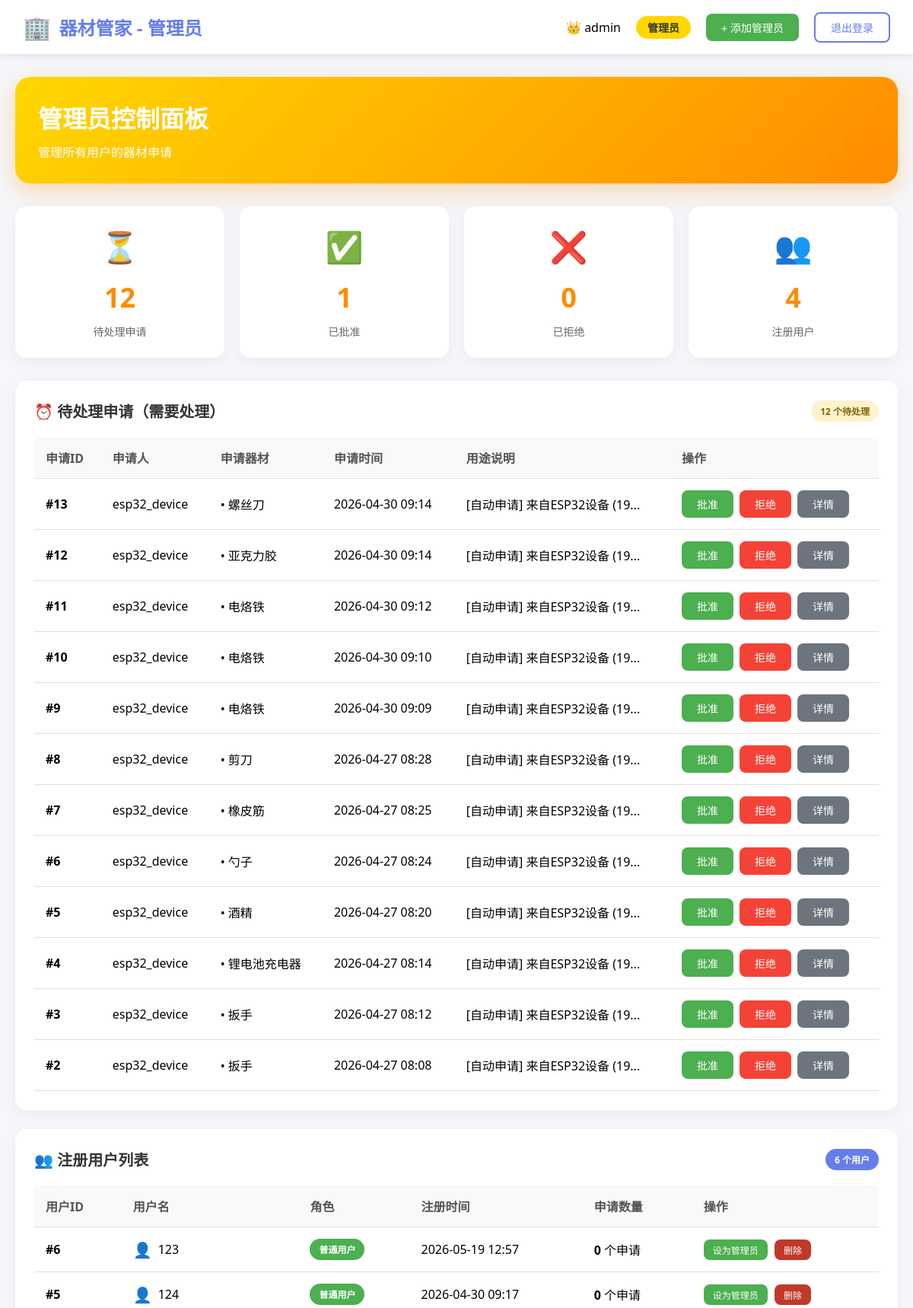
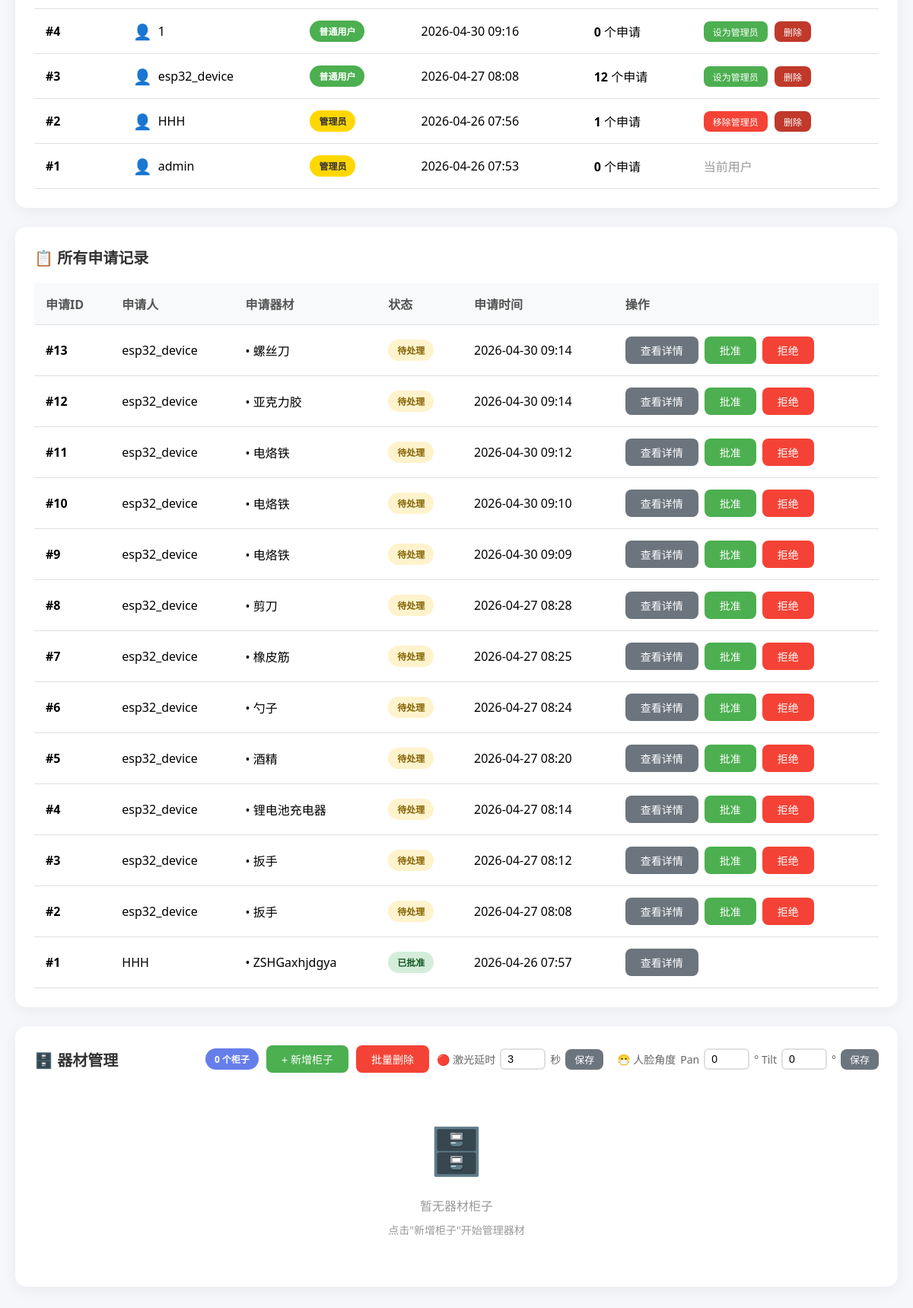
The page /admin (signed in) on the database as committed earlier (2 pictures, top to bottom).
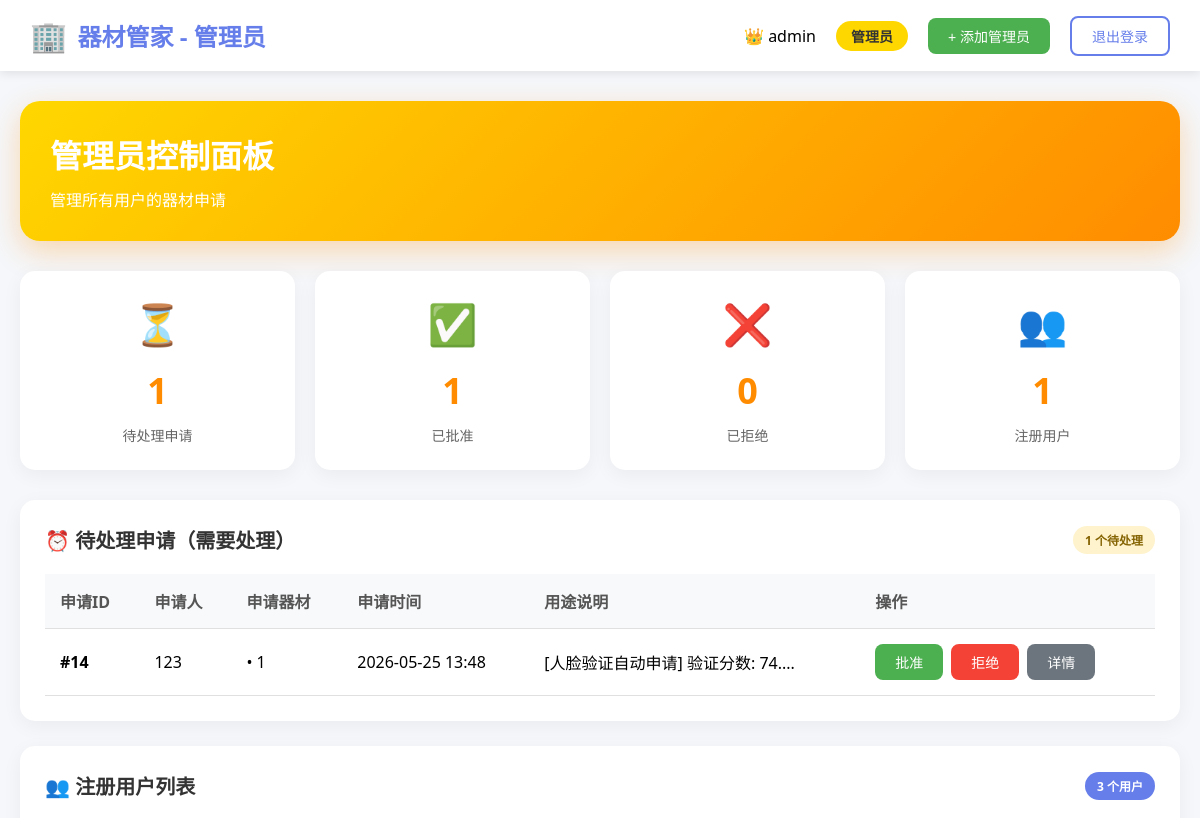
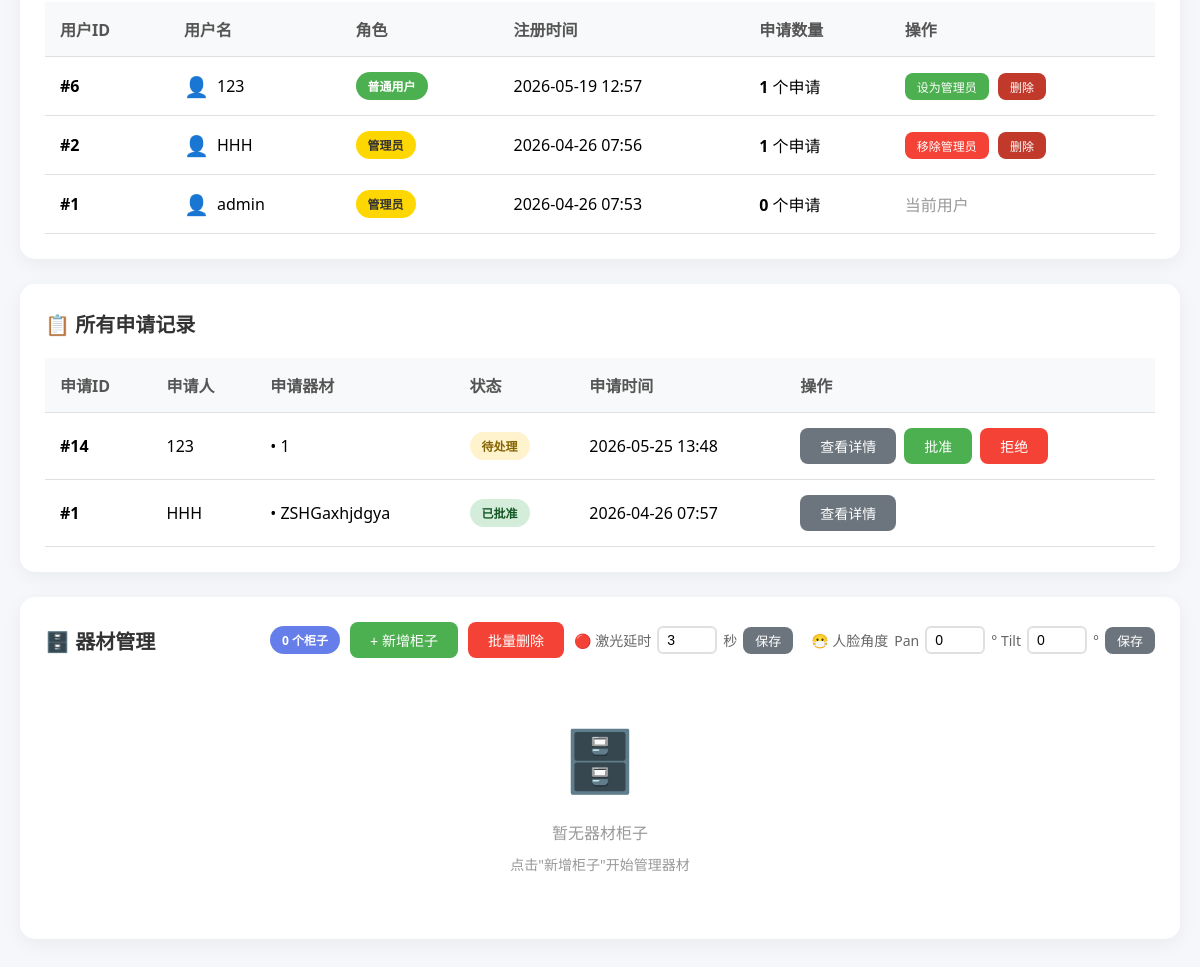
The same page on the database as committed later (2 pictures, top to bottom).
### tables this page shows
CREATE TABLE applications (
            id INTEGER PRIMARY KEY AUTOINCREMENT,
            user_id INTEGER NOT NULL,
            equipment_name TEXT NOT NULL,
            quantity TEXT,
            photos TEXT,
            purpose TEXT NOT NULL,
            expected_date DATE,
            status TEXT DEFAULT 'pending',
            reject_reason TEXT,
            created_at TIMESTAMP DEFAULT CURRENT_TIMESTAMP,
            FOREIGN KEY (user_id) REFERENCES users (id)
        );

CREATE TABLE users (
            id INTEGER PRIMARY KEY AUTOINCREMENT,
            username TEXT UNIQUE NOT NULL,
            password TEXT NOT NULL,
            role TEXT DEFAULT 'user',
            created_at TIMESTAMP DEFAULT CURRENT_TIMESTAMP
        );

### start.py (the view)
@app.route('/admin')
def admin_panel():
    if 'user_id' not in session or session.get('role') != 'admin':
        return redirect(url_for('login_page'))
    conn = get_db()
    applications = conn.execute('''
        SELECT a.*, u.username
        FROM applications a
        JOIN users u ON a.user_id = u.id
        ORDER BY
            CASE a.status
                WHEN 'pending' THEN 1
                WHEN 'approved' THEN 2
                ELSE 3
            END,
            a.created_at DESC
    ''').fetchall()
    pending_count = sum(1 for app in applications if app['status'] == 'pending')
    approved_count = sum(1 for app in applications if app['status'] == 'approved')
    rejected_count = sum(1 for app in applications if app['status'] == 'rejected')
    user_count = conn.execute("SELECT COUNT(*) FROM users WHERE role = 'user'").fetchone()[0]
    users = conn.execute('''
        SELECT
            u.id,
            u.username,
            u.role,
            u.created_at,
            COUNT(a.id) as application_count
        FROM users u
        LEFT JOIN applications a ON u.id = a.user_id
        GROUP BY u.id
        ORDER BY u.created_at DESC
    ''').fetchall()
    cabinets = conn.execute('''
        SELECT c.*, GROUP_CONCAT(cc.component_name, ', ') as components
        FROM cabinets c
        LEFT JOIN cabinet_components cc ON c.id = cc.cabinet_id
        GROUP BY c.id
        ORDER BY c.cabinet_number
    ''').fetchall()
    conn.close()
    applications_list = [dict(app) for app in applications]
    cabinets_list = [dict(c) for c in cabinets]
    return render_template('admin.html',
                         applications=applications,
                         applications_json=json.dumps(applications_list),
                         cabinets=cabinets,
                         cabinets_json=json.dumps(cabinets_list),
                         pending_count=pending_count,
                         approved_count=approved_count,
                         rejected_count=rejected_count,
                         user_count=user_count,
                         users=users)

### start.py (called while the page is built)
def get_db():
    conn = sqlite3.connect(DATABASE)
    conn.row_factory = sqlite3.Row
    return conn

### templates/admin.html (shortened to what the changed rows need)
<!DOCTYPE html>
<html lang="zh">
<head>
</head>
<body>
    <div class="navbar">
        <div class="logo">
            <h2>器材管家 - 管理员</h2>
        </div>
    </div>
    <div class="container">
        <div class="welcome-card">
            <h1>管理员控制面板</h1>
        </div>
        <div class="stats-grid">
            <div class="stat-card">
                <div class="stat-icon">⏳</div>
                <div class="stat-number">{{ pending_count }}</div>
                <div class="stat-label">待处理申请</div>
            </div>
            <div class="stat-card">
                <div class="stat-icon">👥</div>
                <div class="stat-number">{{ user_count }}</div>
                <div class="stat-label">注册用户</div>
            </div>
        </div>
        <div class="card">
            <div class="card-header">
                <h3>⏰ 待处理申请（需要处理）</h3>
                <span class="status-badge status-pending">{{ pending_count }} 个待处理</span>
            </div>
            <div class="table-container">
                {% set pending_apps = applications | selectattr('status', 'equalto', 'pending') | list %}
                {% if pending_apps %}
                <table>
                    <thead>
                        <tr>
                            <th>申请ID</th>
                            <th>申请人</th>
                            <th>申请器材</th>
                            <th>申请时间</th>
                            <th>用途说明</th>
                            <th>操作</th>
                        </tr>
                    </thead>
                    <tbody>
                        {% for app in pending_apps %}
                        <tr>
                            <td><strong>#{{ app.id }}</strong></td>
                            <td>{{ app.username }}</td>
                            <td>
                                {% set equipment_list = app.equipment_name.split('|||') if app.equipment_name else [] %}
                                {% for eq in equipment_list[:2] %}
                                <div>• {{ eq }}</div>
                                {% endfor %}
                            </td>
                            <td>{{ app.created_at[:16] }}</td>
                            <td>{{ app.purpose[:20] + '...' if app.purpose and app.purpose|length > 20 else app.purpose }}</td>
                            <td>
                                <div class="action-buttons">
                                    <form method="POST" action="/approve/{{ app.id }}" style="display: inline;">
                                        <button type="submit" class="btn btn-success" onclick="return confirm('确认批准申请 #{{ app.id }} 吗？')">
                                            批准
                                        </button>
                                    </form>
                                    <button class="btn btn-danger" onclick="showRejectModal({{ app.id }})">
                                        拒绝
                                    </button>
                                    <button class="btn btn-secondary" onclick="showDetail({{ app.id }})">
                                        详情
                                    </button>
                                </div>
                            </td>
                        </tr>
                        {% endfor %}
                    </tbody>
                </table>
                {% else %}
                <div class="empty-state">
                    <div class="icon">✅</div>
                    <p>暂无待处理申请</p>
                </div>
                {% endif %}
            </div>
        </div>
        <div class="card">
            <div class="card-header">
                <h3>👥 注册用户列表</h3>
                <span class="status-badge" style="background: #667eea; color: white;">{{ users|length }} 个用户</span>
            </div>
            <div class="table-container">
                {% if users %}
                <table>
                    <thead>
                        <tr>
                            <th>用户ID</th>
                            <th>用户名</th>
                            <th>角色</th>
                            <th>注册时间</th>
                            <th>申请数量</th>
                            <th>操作</th>
                        </tr>
                    </thead>
                    <tbody>
                        {% for user in users %}
                        <tr>
                            <td><strong>#{{ user.id }}</strong></td>
                            <td>
                                <span style="display: flex; align-items: center; gap: 8px;">
                                    <span style="font-size: 20px;">👤</span>
                                    {{ user.username }}
                                </span>
                            </td>
                            <td>
                                <span class="status-badge" style="{% if user.role == 'admin' %}background: #ffd700; color: #333;{% else %}background: #4CAF50; color: white;{% endif %}">
                                    {{ '管理员' if user.role == 'admin' else '普通用户' }}
                                </span>
                            </td>
                            <td>{{ user.created_at[:16] if user.created_at else '未知' }}</td>
                            <td>
                                <strong>{{ user.application_count }}</strong> 个申请
                            </td>
                                                        <td>
                                {% if user.role == 'admin' and user.id != session.user_id %}
                                <form method="POST" action="/remove_admin/{{ user.id }}" style="display: inline;" onsubmit="return confirm('确定要移除 {{ user.username }} 的管理员权限吗？');">
                                    <button type="submit" class="btn btn-danger" style="padding: 5px 12px; font-size: 12px;">移除管理员</button>
                                </form>
                                <form method="POST" action="/delete_user/{{ user.id }}" style="display: inline; margin-left: 5px;" onsubmit="return confirm('确定要删除用户 {{ user.username }} 吗？此操作不可恢复！');">
                                    <button type="submit" class="btn btn-danger" style="padding: 5px 12px; font-size: 12px; background: #c0392b;">删除</button>
                                </form>
                                {% elif user.role == 'user' %}
                                <form method="POST" action="/make_admin/{{ user.id }}" style="display: inline;" onsubmit="return confirm('确定要将 {{ user.username }} 设为管理员吗？');">
                                    <button type="submit" class="btn btn-success" style="padding: 5px 12px; font-size: 12px;">设为管理员</button>
                                </form>
                                <form method="POST" action="/delete_user/{{ user.id }}" style="display: inline; margin-left: 5px;" onsubmit="return confirm('确定要删除用户 {{ user.username }} 吗？此操作不可恢复！');">
                                    <button type="submit" class="btn btn-danger" style="padding: 5px 12px; font-size: 12px; background: #c0392b;">删除</button>
                                </form>
                                {% else %}
                                <span style="color: #999;">当前用户</span>
                                {% endif %}
                            </td>
                        </tr>
                        {% endfor %}
                    </tbody>
                </table>
                {% else %}
                <div class="empty-state">
                    <div class="icon">👥</div>
                    <p>暂无注册用户</p>
                </div>
                {% endif %}
            </div>
        </div>
        <div class="card">
            <div class="table-container">
                {% if applications %}
                <table>
                    <thead>
                        <tr>
                            <th>申请ID</th>
                            <th>申请人</th>
                            <th>申请器材</th>
                            <th>状态</th>
                            <th>申请时间</th>
                            <th>操作</th>
                        </tr>
                    </thead>
                    <tbody>
                        {% for app in applications %}
                        <tr>
                            <td><strong>#{{ app.id }}</strong></td>
                            <td>{{ app.username }}</td>
                            <td>
                                {% set equipment_list = app.equipment_name.split('|||') if app.equipment_name else [] %}
                                {% for eq in equipment_list[:2] %}
                                <div>• {{ eq }}</div>
                                {% endfor %}
                            </td>
                            <td>
                                <span class="status-badge status-{{ app.status }}">
                                    {% if app.status == 'pending' %}
                                        待处理
                                    {% elif app.status == 'approved' %}
                                        已批准
                                    {% elif app.status == 'rejected' %}
                                        已拒绝
                                    {% else %}
                                        {{ app.status }}
                                    {% endif %}
                                </span>
                            </td>
                            <td>{{ app.created_at[:16] }}</td>
                            <td>
                                <div class="action-buttons">
                                    <button class="btn btn-secondary" onclick="showDetail({{ app.id }})">
                                        查看详情
                                    </button>
                                    {% if app.status == 'pending' %}
                                    <form method="POST" action="/approve/{{ app.id }}" style="display: inline;">
                                        <button type="submit" class="btn btn-success">批准</button>
                                    </form>
                                    <button class="btn btn-danger" onclick="showRejectModal({{ app.id }})">
                                        拒绝
                                    </button>
                                    {% endif %}
                                </div>
                            </td>
                        </tr>
                        {% endfor %}
                    </tbody>
                </table>
                {% else %}
                <div class="empty-state">
                    <div class="icon">📭</div>
                    <p>暂无申请记录</p>
                </div>
                {% endif %}
            </div>
        </div>
    </div>
</body>
</html>

Rows that differ between the two databases and show on the page:
removed applications: id "13", username "esp32_device", equipment_name "螺丝刀", created_at "2026-04-30 09:14", purpose "[自动申请] 来自ESP32设备 (19...", status "待处理"
removed applications: id "12", username "esp32_device", equipment_name "亚克力胶", created_at "2026-04-30 09:14", purpose "[自动申请] 来自ESP32设备 (19...", status "待处理"
removed applications: id "11", username "esp32_device", equipment_name "电烙铁", created_at "2026-04-30 09:12", purpose "[自动申请] 来自ESP32设备 (19...", status "待处理"
removed applications: id "10", username "esp32_device", equipment_name "电烙铁", created_at "2026-04-30 09:10", purpose "[自动申请] 来自ESP32设备 (19...", status "待处理"
removed applications: id "9", username "esp32_device", equipment_name "电烙铁", created_at "2026-04-30 09:09", purpose "[自动申请] 来自ESP32设备 (19...", status "待处理"
removed applications: id "8", username "esp32_device", equipment_name "剪刀", created_at "2026-04-27 08:28", purpose "[自动申请] 来自ESP32设备 (19...", status "待处理"
removed applications: id "7", username "esp32_device", equipment_name "橡皮筋", created_at "2026-04-27 08:25", purpose "[自动申请] 来自ESP32设备 (19...", status "待处理"
removed applications: id "6", username "esp32_device", equipment_name "勺子", created_at "2026-04-27 08:24", purpose "[自动申请] 来自ESP32设备 (19...", status "待处理"
removed applications: id "5", username "esp32_device", equipment_name "酒精", created_at "2026-04-27 08:20", purpose "[自动申请] 来自ESP32设备 (19...", status "待处理"
removed applications: id "4", username "esp32_device", equipment_name "锂电池充电器", created_at "2026-04-27 08:14", purpose "[自动申请] 来自ESP32设备 (19...", status "待处理"
removed applications: id "3", username "esp32_device", equipment_name "扳手", created_at "2026-04-27 08:12", purpose "[自动申请] 来自ESP32设备 (19...", status "待处理"
removed applications: id "2", username "esp32_device", equipment_name "扳手", created_at "2026-04-27 08:08", purpose "[自动申请] 来自ESP32设备 (19...", status "待处理"
removed users: id "5", username "124", role "普通用户", created_at "2026-04-30 09:17", application_count "0"
removed users: id "4", username "1", role "普通用户", created_at "2026-04-30 09:16", application_count "0"
removed users: id "3", username "esp32_device", role "普通用户", created_at "2026-04-27 08:08", application_count "12"
added applications: id "14", username "123", 2 "1", created_at "2026-05-25 13:48", purpose "[人脸验证自动申请] 验证分数: 74....", 2 "1", status "待处理"
computed for users "普通用户": application_count "0" → "1"
Other text that changed with them:
{{ pending_count }}: "12" → "1"
{{ user_count }}: "4" → "1"
{{ users|length }}: "6" → "3"
